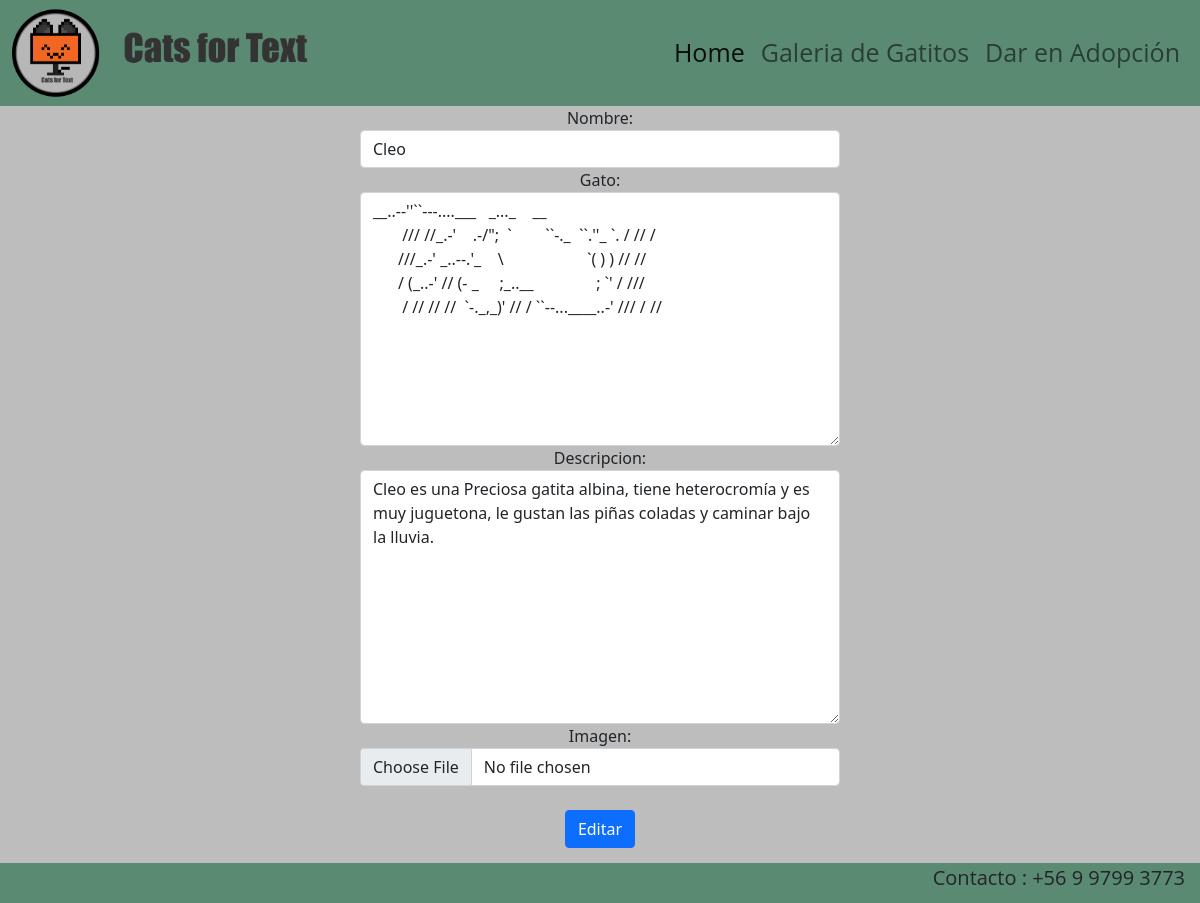
The app's page /editar_cat/21, older data.
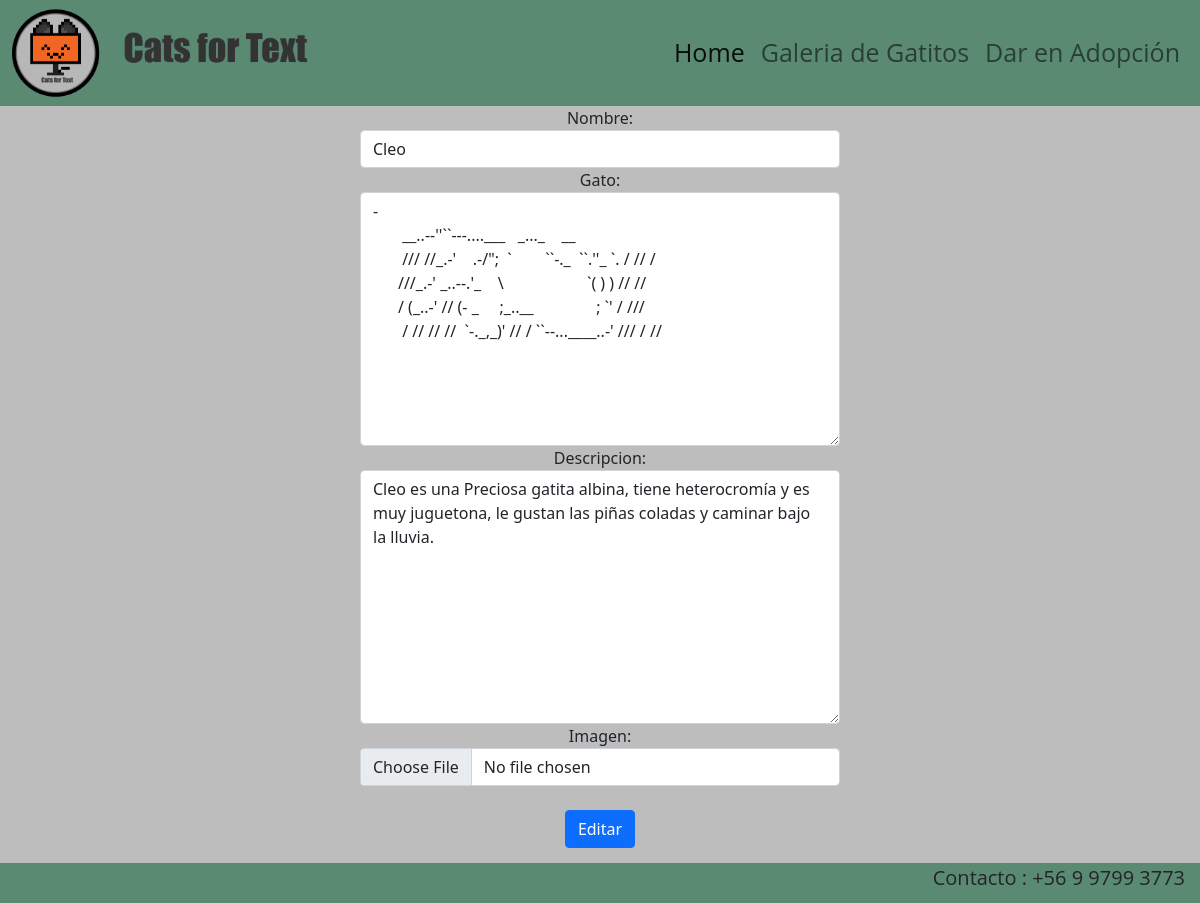
The same page, newer data.
### cats/models.py (models this page shows, shortened)
class Cats(models.Model):
        name_cat = models.CharField(max_length=30)
        ascii_cat = models.TextField()
        desc_cat = models.CharField(max_length=200)
        imagen_cat = models.ImageField(upload_to="cats", null=True)

### cats/views.py (the view)
# urls.py: path('editar_cat/<int:id_cat>', views.editar_cat ,name="editar_cat"),
def editar_cat(request, id_cat):
    cat = get_object_or_404(Cats, id=id_cat)
    data = {
        'form' : CatsForm(instance=cat)
    }
    if request.method == 'POST':
        formulario = CatsForm(data=request.POST, instance=cat, files=request.FILES)
        if formulario.is_valid():
            formulario.save()
            return redirect (to="listar_cats")
        data["form"] = formulario
    return render(request, "cats/editar_cat.html", data)

### cats/forms.py
class CatsForm(forms.ModelForm):
    class Meta:
        model = Cats
        fields = ['name_cat', 'ascii_cat', 'desc_cat', 'imagen_cat']
        labels = {
            'name_cat': 'Nombre',
            'ascii_cat': 'Gato',
            'desc_cat': 'Descripcion',
            'imagen_cat': 'Imagen',
        }
        widgets = {
            'name_cat': forms.TextInput(attrs={'class': 'form-control','id':'name_f'}),
            'ascii_cat': forms.Textarea(attrs={'class': 'form-control','id':'ascii_f'}),
            'desc_cat': forms.Textarea(attrs={'class': 'form-control','id':'desc_f'}),
            'imagen_cat': forms.FileInput(attrs={'class': 'form-control','id':'imagen_f'}),
        }

### cats/templates/cats/editar_cat.html (shortened to what this page needs)
{% extends 'cats/base.html' %}
{% load static %}
{% block css %}
<link rel="stylesheet" href="{% static 'cats/css/editar_cat.css' %}">
{% endblock %}
{% block contenido %}
    <form method="POST" id=cat2 enctype="multipart/form-data">
        {{ form }}
        <br>
        <button type="submit" class="btn btn-primary">Editar</button>
    </form>
{% endblock %}

Row changes from the older to the newer data that the page shows:
changed Cats "Cleo": ascii_cat "__..--''``---....___ _..._ __ ///…" → "- __..--''``---....___ _..._ __ ///…"
